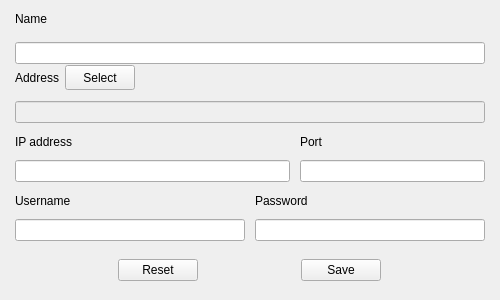
<?xml version="1.0" encoding="UTF-8"?>
<ui version="4.0">
 <class>edit_device</class>
 <widget class="QWidget" name="edit_device">
  <property name="enabled">
   <bool>true</bool>
  </property>
  <property name="geometry">
   <rect>
    <x>0</x>
    <y>0</y>
    <width>500</width>
    <height>300</height>
   </rect>
  </property>
  <property name="sizePolicy">
   <sizepolicy hsizetype="Preferred" vsizetype="Preferred">
    <horstretch>0</horstretch>
    <verstretch>0</verstretch>
   </sizepolicy>
  </property>
  <property name="minimumSize">
   <size>
    <width>500</width>
    <height>300</height>
   </size>
  </property>
  <property name="maximumSize">
   <size>
    <width>500</width>
    <height>300</height>
   </size>
  </property>
  <property name="windowTitle">
   <string>Edit Device</string>
  </property>
  <layout class="QVBoxLayout" name="layout_edit_device">
   <property name="spacing">
    <number>0</number>
   </property>
   <property name="leftMargin">
    <number>15</number>
   </property>
   <property name="topMargin">
    <number>5</number>
   </property>
   <property name="rightMargin">
    <number>15</number>
   </property>
   <property name="bottomMargin">
    <number>0</number>
   </property>
   <item>
    <widget class="QFrame" name="frame_1">
     <property name="frameShape">
      <enum>QFrame::NoFrame</enum>
     </property>
     <property name="frameShadow">
      <enum>QFrame::Raised</enum>
     </property>
     <layout class="QVBoxLayout" name="layout_frame_1">
      <property name="spacing">
       <number>10</number>
      </property>
      <property name="leftMargin">
       <number>0</number>
      </property>
      <property name="topMargin">
       <number>0</number>
      </property>
      <property name="rightMargin">
       <number>0</number>
      </property>
      <property name="bottomMargin">
       <number>0</number>
      </property>
      <item>
       <widget class="QLabel" name="label_name">
        <property name="text">
         <string>Name</string>
        </property>
       </widget>
      </item>
      <item>
       <widget class="QLineEdit" name="lineEdit_name"/>
      </item>
     </layout>
    </widget>
   </item>
   <item>
    <widget class="QFrame" name="frame_2">
     <property name="frameShape">
      <enum>QFrame::NoFrame</enum>
     </property>
     <property name="frameShadow">
      <enum>QFrame::Raised</enum>
     </property>
     <layout class="QVBoxLayout" name="layout_frame_2">
      <property name="spacing">
       <number>10</number>
      </property>
      <property name="leftMargin">
       <number>0</number>
      </property>
      <property name="topMargin">
       <number>0</number>
      </property>
      <property name="rightMargin">
       <number>0</number>
      </property>
      <property name="bottomMargin">
       <number>0</number>
      </property>
      <item>
       <widget class="QFrame" name="frame">
        <property name="frameShape">
         <enum>QFrame::NoFrame</enum>
        </property>
        <property name="frameShadow">
         <enum>QFrame::Raised</enum>
        </property>
        <layout class="QHBoxLayout" name="layout_frame">
         <property name="spacing">
          <number>0</number>
         </property>
         <property name="leftMargin">
          <number>0</number>
         </property>
         <property name="topMargin">
          <number>0</number>
         </property>
         <property name="rightMargin">
          <number>0</number>
         </property>
         <property name="bottomMargin">
          <number>0</number>
         </property>
         <item>
          <widget class="QLabel" name="label_address">
           <property name="minimumSize">
            <size>
             <width>50</width>
             <height>0</height>
            </size>
           </property>
           <property name="maximumSize">
            <size>
             <width>50</width>
             <height>16777215</height>
            </size>
           </property>
           <property name="text">
            <string>Address</string>
           </property>
          </widget>
         </item>
         <item>
          <widget class="QPushButton" name="btn_select_address">
           <property name="minimumSize">
            <size>
             <width>70</width>
             <height>0</height>
            </size>
           </property>
           <property name="maximumSize">
            <size>
             <width>70</width>
             <height>25</height>
            </size>
           </property>
           <property name="text">
            <string>Select</string>
           </property>
          </widget>
         </item>
         <item>
          <widget class="QFrame" name="frame_blank">
           <property name="frameShape">
            <enum>QFrame::NoFrame</enum>
           </property>
           <property name="frameShadow">
            <enum>QFrame::Raised</enum>
           </property>
          </widget>
         </item>
        </layout>
       </widget>
      </item>
      <item>
       <widget class="QLineEdit" name="lineEdit_address">
        <property name="enabled">
         <bool>false</bool>
        </property>
       </widget>
      </item>
     </layout>
    </widget>
   </item>
   <item>
    <widget class="QFrame" name="frame_3">
     <property name="frameShape">
      <enum>QFrame::NoFrame</enum>
     </property>
     <property name="frameShadow">
      <enum>QFrame::Raised</enum>
     </property>
     <layout class="QHBoxLayout" name="layout_frame_3">
      <property name="spacing">
       <number>10</number>
      </property>
      <property name="leftMargin">
       <number>0</number>
      </property>
      <property name="topMargin">
       <number>0</number>
      </property>
      <property name="rightMargin">
       <number>0</number>
      </property>
      <property name="bottomMargin">
       <number>0</number>
      </property>
      <item>
       <widget class="QFrame" name="frame_left">
        <property name="minimumSize">
         <size>
          <width>275</width>
          <height>0</height>
         </size>
        </property>
        <property name="frameShape">
         <enum>QFrame::NoFrame</enum>
        </property>
        <property name="frameShadow">
         <enum>QFrame::Raised</enum>
        </property>
        <layout class="QVBoxLayout" name="layout_frame_left">
         <property name="spacing">
          <number>0</number>
         </property>
         <property name="leftMargin">
          <number>0</number>
         </property>
         <property name="topMargin">
          <number>0</number>
         </property>
         <property name="rightMargin">
          <number>0</number>
         </property>
         <property name="bottomMargin">
          <number>0</number>
         </property>
         <item>
          <widget class="QLabel" name="label_ip">
           <property name="minimumSize">
            <size>
             <width>0</width>
             <height>0</height>
            </size>
           </property>
           <property name="text">
            <string>IP address</string>
           </property>
          </widget>
         </item>
         <item>
          <widget class="QLineEdit" name="lineEdit_ip"/>
         </item>
        </layout>
       </widget>
      </item>
      <item>
       <widget class="QFrame" name="frame_right">
        <property name="frameShape">
         <enum>QFrame::NoFrame</enum>
        </property>
        <property name="frameShadow">
         <enum>QFrame::Raised</enum>
        </property>
        <layout class="QVBoxLayout" name="layout_frame_right">
         <property name="spacing">
          <number>0</number>
         </property>
         <property name="leftMargin">
          <number>0</number>
         </property>
         <property name="topMargin">
          <number>0</number>
         </property>
         <property name="rightMargin">
          <number>0</number>
         </property>
         <property name="bottomMargin">
          <number>0</number>
         </property>
         <item>
          <widget class="QLabel" name="label_port">
           <property name="minimumSize">
            <size>
             <width>0</width>
             <height>0</height>
            </size>
           </property>
           <property name="text">
            <string>Port</string>
           </property>
          </widget>
         </item>
         <item>
          <widget class="QLineEdit" name="lineEdit_port"/>
         </item>
        </layout>
       </widget>
      </item>
     </layout>
    </widget>
   </item>
   <item>
    <widget class="QFrame" name="frame_4">
     <property name="frameShape">
      <enum>QFrame::NoFrame</enum>
     </property>
     <property name="frameShadow">
      <enum>QFrame::Raised</enum>
     </property>
     <layout class="QHBoxLayout" name="layout_frame_4">
      <property name="spacing">
       <number>10</number>
      </property>
      <property name="leftMargin">
       <number>0</number>
      </property>
      <property name="topMargin">
       <number>0</number>
      </property>
      <property name="rightMargin">
       <number>0</number>
      </property>
      <property name="bottomMargin">
       <number>0</number>
      </property>
      <item>
       <widget class="QFrame" name="frame_top_left">
        <property name="frameShape">
         <enum>QFrame::NoFrame</enum>
        </property>
        <property name="frameShadow">
         <enum>QFrame::Raised</enum>
        </property>
        <layout class="QVBoxLayout" name="layout_frame_top_left">
         <property name="spacing">
          <number>0</number>
         </property>
         <property name="leftMargin">
          <number>0</number>
         </property>
         <property name="topMargin">
          <number>0</number>
         </property>
         <property name="rightMargin">
          <number>0</number>
         </property>
         <property name="bottomMargin">
          <number>0</number>
         </property>
         <item>
          <widget class="QLabel" name="label_username">
           <property name="minimumSize">
            <size>
             <width>0</width>
             <height>0</height>
            </size>
           </property>
           <property name="text">
            <string>Username</string>
           </property>
          </widget>
         </item>
         <item>
          <widget class="QLineEdit" name="lineEdit_username"/>
         </item>
        </layout>
       </widget>
      </item>
      <item>
       <widget class="QFrame" name="frame_top_right">
        <property name="frameShape">
         <enum>QFrame::NoFrame</enum>
        </property>
        <property name="frameShadow">
         <enum>QFrame::Raised</enum>
        </property>
        <layout class="QVBoxLayout" name="layout_frame_top_right">
         <property name="spacing">
          <number>0</number>
         </property>
         <property name="leftMargin">
          <number>0</number>
         </property>
         <property name="topMargin">
          <number>0</number>
         </property>
         <property name="rightMargin">
          <number>0</number>
         </property>
         <property name="bottomMargin">
          <number>0</number>
         </property>
         <item>
          <widget class="QLabel" name="label_password">
           <property name="text">
            <string>Password</string>
           </property>
          </widget>
         </item>
         <item>
          <widget class="QLineEdit" name="lineEdit_password">
           <property name="inputMethodHints">
            <set>Qt::ImhHiddenText|Qt::ImhSensitiveData</set>
           </property>
          </widget>
         </item>
        </layout>
       </widget>
      </item>
     </layout>
    </widget>
   </item>
   <item>
    <widget class="QFrame" name="frame_5">
     <property name="sizePolicy">
      <sizepolicy hsizetype="Preferred" vsizetype="Preferred">
       <horstretch>0</horstretch>
       <verstretch>0</verstretch>
      </sizepolicy>
     </property>
     <property name="frameShape">
      <enum>QFrame::NoFrame</enum>
     </property>
     <property name="frameShadow">
      <enum>QFrame::Raised</enum>
     </property>
     <layout class="QHBoxLayout" name="layout_frame_5">
      <property name="spacing">
       <number>0</number>
      </property>
      <property name="leftMargin">
       <number>0</number>
      </property>
      <property name="topMargin">
       <number>0</number>
      </property>
      <property name="rightMargin">
       <number>0</number>
      </property>
      <property name="bottomMargin">
       <number>0</number>
      </property>
      <item>
       <widget class="QPushButton" name="btn_reset">
        <property name="minimumSize">
         <size>
          <width>80</width>
          <height>0</height>
         </size>
        </property>
        <property name="maximumSize">
         <size>
          <width>80</width>
          <height>16777215</height>
         </size>
        </property>
        <property name="text">
         <string>Reset</string>
        </property>
       </widget>
      </item>
      <item>
       <widget class="QPushButton" name="btn_save">
        <property name="minimumSize">
         <size>
          <width>80</width>
          <height>0</height>
         </size>
        </property>
        <property name="maximumSize">
         <size>
          <width>80</width>
          <height>16777215</height>
         </size>
        </property>
        <property name="text">
         <string>Save</string>
        </property>
       </widget>
      </item>
     </layout>
    </widget>
   </item>
  </layout>
 </widget>
 <resources/>
 <connections/>
</ui>
